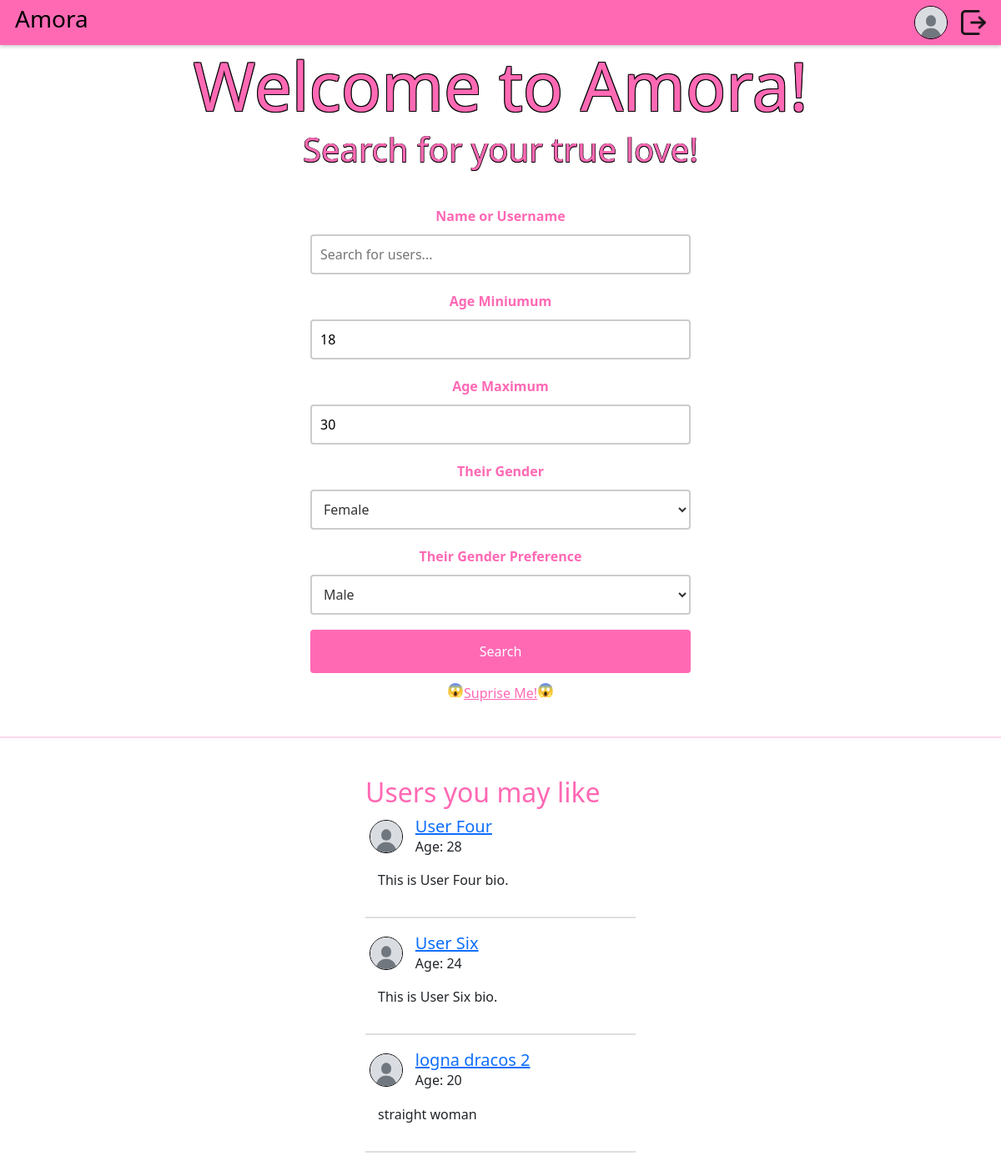
/ (signed in), run on the app's committed database.
### DatingApp/model.py (models this page shows)
class Profile(db.Model):
    id: Mapped[int] = mapped_column(primary_key=True)
    user_id: Mapped[int] = mapped_column(ForeignKey("user.id"), unique=True)
    user: Mapped["User"] = relationship(
        back_populates="profile",
        single_parent=True,
    )
    fullname: Mapped[str] = mapped_column(String(128))
    bio: Mapped[Optional[str]] = mapped_column(Text)
    instagram_username: Mapped[Optional[str]] = mapped_column(String(64))
    birth_year: Mapped[Optional[int]] = mapped_column(Integer)
    age_minimum: Mapped[Optional[int]] = mapped_column(Integer)
    age_maximum: Mapped[Optional[int]] = mapped_column(Integer)
    gender: Mapped[Optional[str]] = mapped_column(String(16))
    genderPreference: Mapped[Optional[str]] = mapped_column(String(16))
    photo_id: Mapped[Optional[int]] = mapped_column(ForeignKey("photo.id"))
    photo: Mapped[Optional["Photo"]] = relationship(back_populates="profile")

class User(flask_login.UserMixin, db.Model):
    id: Mapped[int] = mapped_column(primary_key=True)
    email: Mapped[str] = mapped_column(String(128), unique=True)
    username: Mapped[str] = mapped_column(String(64))
    password: Mapped[str] = mapped_column(String(256))
    profile: Mapped["Profile"] = relationship(back_populates="user")
    liking: Mapped[List["User"]] = relationship(
        secondary=LikingAssociation.__table__,
        primaryjoin=LikingAssociation.liker_id == id,
        secondaryjoin=LikingAssociation.liked_id == id,
        back_populates="likers",
    )
    likers: Mapped[List["User"]] = relationship(
        secondary=LikingAssociation.__table__,
        primaryjoin=LikingAssociation.liked_id == id,
        secondaryjoin=LikingAssociation.liker_id == id,
        back_populates="liking",
    )
    blocking: Mapped[List["User"]] = relationship(
        secondary=BlockingAssociation.__table__,
        primaryjoin=BlockingAssociation.blocker_id == id,
        secondaryjoin=BlockingAssociation.blocked_id == id,
        back_populates="blockers",
    )
    blockers: Mapped[List["User"]] = relationship(
        secondary=BlockingAssociation.__table__,
        primaryjoin=BlockingAssociation.blocked_id == id,
        secondaryjoin=BlockingAssociation.blocker_id == id,
        back_populates="blocking",
    )
    sent_proposals: Mapped[List["DateProposal"]] = relationship(
        back_populates="proposer", foreign_keys="DateProposal.proposer_id"
    )
    received_proposals: Mapped[List["DateProposal"]] = relationship(
        back_populates="recipient", foreign_keys="DateProposal.recipient_id"
    )

### DatingApp/main.py (the view)
@bp.route("/")
@flask_login.login_required
def index():
    curUser = flask_login.current_user
    current_year = datetime.now().year
    age_min = current_year - curUser.profile.age_maximum
    age_max = current_year - curUser.profile.age_minimum
    gender_pref = curUser.profile.genderPreference
    blocked_users = [blocked_user.id for blocked_user in curUser.blocking]
    defaultUsers = db.session.query(model.User).join(model.Profile).filter(
        model.User.id != curUser.id,
        model.Profile.birth_year.between(age_min, age_max),
        model.User.id.notin_(blocked_users),
        model.Profile.gender == gender_pref,
        model.Profile.genderPreference == curUser.profile.gender
    ).limit(10).all()
    return render_template("main/index.html", user=curUser, defaultUsers = defaultUsers, current_year=current_year)

### DatingApp/__init__.py (called while the page is built)
def create_app(test_config=None):
    app = Flask(__name__)
    app.config["SECRET_KEY"] = "93220d9b340cf9a6c39bac99cce7daf220167498f91fa"
    app.config["SQLALCHEMY_DATABASE_URI"] = "sqlite:///DatingApp.db"
    login_manager = LoginManager()
    login_manager.login_view = 'auth.login'
    login_manager.init_app(app)
    from . import model
    @login_manager.user_loader
    def load_user(user_id):
        return db.session.get(model.User, int(user_id))
    db.init_app(app)
    from . import main
    from . import auth
    app.register_blueprint(main.bp)
    app.register_blueprint(auth.bp)
    return app

### DatingApp/templates/main/index.html (shortened to what this page needs)
{% extends 'base.html' %}
{% block content %}
    <section class="welcome-section">
        <h1>Welcome to Amora!</h1>
        <h4>Search for your true love!</h4>
        <form action = "{{url_for('main.search')}}" method = "get">
            <div class = "searchContainer">
                <label for="name">Name or Username</label>
                <input type="text" name="name" placeholder="Search for users...">
                <label for="gender">Age Miniumum</label>
                <input type="number" name="age_minimum" placeholder="Min age" value="{{ user.profile.age_minimum }}" min="18" max="100">
                <label for="gender">Age Maximum</label>
                <input type="number" name="age_maximum" placeholder="Max age" value="{{ user.profile.age_maximum }}" min="18" max="100">
                <label for="gender">Their Gender</label>
                <select name="gender">
                    <option value="female" {% if user.profile.genderPreference == 'female' %}selected{% endif %}>Female</option>
                </select>
                <label for="genderPreference">Their Gender Preference</label>
                <select name="genderPreference">
                    <option value="male" {% if user.profile.gender == 'male' %}selected{% endif %}>Male</option>
                </select>
                <button type="submit">Search</button>
                <div style="display: flex; vertical-align: middle">
                    <p class="emoji"> &#128561</p>
                    <a href="{{ url_for('main.getRandom') }}" class="mt-1" style="text-align: center; color: #ff69b4; width: 100%" role="button">Suprise Me!</a>
                    <p class="emoji"> &#128561</p>
                </div>
            </div>
        </form>
        <hr style="border: 1.5px solid ; color:#ff69b4; width: 100%">
        <div style="display: flex; justify-content: space-evenly">
            {% if defaultUsers %}
            <div class="listUsers">
                <br>
                <h2>Users you may like</h2>
                {% for user in defaultUsers %}
                    <div class="userRow">
                        {% if user.profile.photo %}
                            <img src="{{ url_for('static', filename='photos/photo-' ~ user.profile.photo.id ~ '.' ~ user.profile.photo.file_extension) }}" class="pfpSmall" alt="Profile photo" style="margin-right: 15px;">
                        {% else %}
                            <img src="{{ url_for('static', filename='photos/defaultPfp.jpg') }}" class="pfpSmall" alt="Default profile photo" style="margin-right: 15px;">
                        {% endif %}
                        <div style="display: flex; flex-direction: column;">
                            <h5 style="margin: 0;"><a href="{{ url_for('main.profile', user_id=user.id) }}">{{ user.profile.fullname }}</a></h5>
                            <p style="margin: 0;">Age: {{ current_year - user.profile.birth_year }}</p>
                        </div>
                    </div>
                    <p style="margin-left: 15px;">{{ user.profile.bio }}</p>
                    <hr style="border: 0.5px solid; color: grey; width: 100%;">
                {% endfor %}
            </div>
            {% endif %}
        </div>
    </section>
{% endblock %}

### DatingApp/templates/base.html (shortened to what this page needs)
<!DOCTYPE html>
<html>
    <head>
        <link rel="stylesheet"
              href="{{ url_for('static', filename='DatingApp.css') }}">
        <link href="https://cdn.jsdelivr.net/npm/bootstrap@5.3.3/dist/css/bootstrap.min.css" rel="stylesheet">
    </head>
    <body>
        <header>
            <div class="appHeader">
                    <button type="button" onclick="window.location.href='{{ url_for('main.index') }}'" style="background: none; border: none; padding: 0; font-size: inherit; cursor: pointer;">
                        <h3>Amora</h3>
                    </button>
                    {% if current_user.is_authenticated: %}
                    <div style="display: flex">
                        <a href="{{ url_for('main.profile', user_id=current_user.id)}}">
                            <div class="me-2">
                                {% if current_user.profile.photo %}
                                    <img src="{{ url_for('static', filename='photos/photo-' ~ current_user.profile.photo.id ~ '.' ~ current_user.profile.photo.file_extension) }}" alt="Profile photo" class="pfpSmall">
                                {% else %}
                                    <img src="{{ url_for('static', filename='photos/defaultPfp.jpg') }}" alt="Default profile photo" class="pfpSmall">
                                {% endif %}
                            </div>
                        </a>
                        <button class="ms-2" id="logOutBtn" style="background: none; border: none; padding: 0; cursor: pointer;">
                            <img src="{{ url_for('static', filename='logOut.png') }}" alt="Log Out photo" style="width: 30px; height: 30px;">
                        </button>
                    </div>
                    {% endif %}
            </div>
        </header>
        <section class="content">
            {% block content %}{% endblock %}
        </section>
    </body>
</html>

### DatingApp/static/DatingApp.css (style rules this page uses)
body { background: #f2f3f5; }
.appHeader { display: flex; flex-direction: row; justify-content: space-between; align-items: center; background-color: #ff69b4; box-shadow: 0 2px 4px 0 rgba(0,0,0,0.2); padding: 0.5% 1.5%; }
.pfpSmall { width: 40px; height: 40px; border-radius: 50%; object-fit: cover; border: 1.5px solid #000; }
.welcome-section h1 { font-size: 5em; margin: 0; padding: 0; text-align: center; color: #ff69b4; text-shadow: 1px 1px 0 #000, -1px -1px 0 #000, 1px -1px 0 #000, -1px 1px 0 #000; }
.welcome-section h4 { font-size: 2.5em; margin: 0; padding: 5px 0px 10px 0px; text-align: center; color: #ff69b4; text-shadow: 0.5px 0.5px 0 #000, -0.5px -0.5px 0 #000, 0.5px -0.5px 0 #000, -0.5px 0.5px 0 #000; }
.searchContainer { display: flex; flex-direction: column; width: 40%; margin: 1% auto; padding: 1% 1%; align-items: center; }
.searchContainer input[type="text"] { width: 100%; padding: 10px; margin: 10px 0; box-sizing: border-box; border: 2px solid #ccc; border-radius: 4px; }
.searchContainer label { font-weight: bold; padding-top: 10px; color: #ff69b4; }
.searchContainer input[type="number"] { width: 100%; padding: 10px; margin: 10px 0; box-sizing: border-box; border: 2px solid #ccc; border-radius: 4px; }
.searchContainer select { width: 100%; padding: 10px; margin: 10px 0; box-sizing: border-box; border: 2px solid #ccc; border-radius: 4px; background-color: white; color: #333; font-size: 1em; }
.searchContainer option { padding: 10px; }
.searchContainer button { width: 100%; background-color: #ff69b4; color: white; padding: 14px 20px; margin: 8px 0; border: none; border-radius: 4px; cursor: pointer; }
.listUsers { display: flex; flex-direction: column; padding: 0.5% 1.5%; width: 30%; word-break: break-word; }
.listUsers h2 { color: #ff69b4; }
.userRow { display: flex; flex-direction: row; padding: 0.5% 1.5%; align-items: center; margin-bottom: 15px; }

### data on the page
Profile: age_minimum "18", age_maximum "30", gender "Female", genderPreference "Male"
User: profile.fullname "User Four", profile.bio "This is User Four bio."
Profile: current_year-user.profile.birth_year "28"
User: profile.fullname "User Six", profile.bio "This is User Six bio."
Profile: current_year-user.profile.birth_year "24"
User: profile.fullname "logna dracos 2", profile.bio "straight woman"
Profile: current_year-user.profile.birth_year "20"
